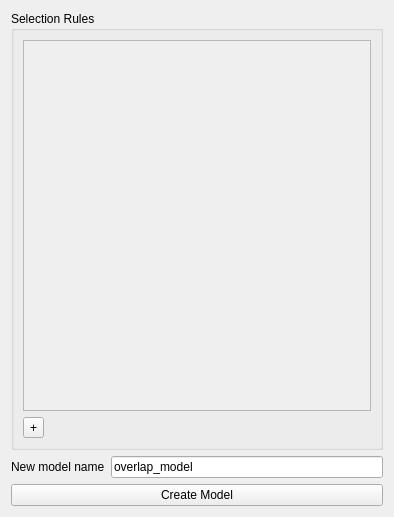
<?xml version="1.0" encoding="UTF-8"?>
<ui version="4.0">
 <class>Form</class>
 <widget class="QWidget" name="Form">
  <property name="geometry">
   <rect>
    <x>0</x>
    <y>0</y>
    <width>394</width>
    <height>517</height>
   </rect>
  </property>
  <property name="windowTitle">
   <string>Form</string>
  </property>
  <layout class="QVBoxLayout" name="verticalLayout">
   <item>
    <widget class="QGroupBox" name="groupBox">
     <property name="title">
      <string>Selection Rules</string>
     </property>
     <layout class="QVBoxLayout" name="verticalLayout_2">
      <item>
       <widget class="QScrollArea" name="scrollArea">
        <property name="widgetResizable">
         <bool>true</bool>
        </property>
        <property name="alignment">
         <set>Qt::AlignLeading|Qt::AlignLeft|Qt::AlignVCenter</set>
        </property>
        <widget class="QWidget" name="scrollAreaWidgetContents">
         <property name="geometry">
          <rect>
           <x>0</x>
           <y>0</y>
           <width>354</width>
           <height>382</height>
          </rect>
         </property>
         <layout class="QVBoxLayout" name="scrollAreaWidgetContentsLayout">
          <item>
           <spacer name="verticalSpacer">
            <property name="orientation">
             <enum>Qt::Vertical</enum>
            </property>
            <property name="sizeHint" stdset="0">
             <size>
              <width>20</width>
              <height>40</height>
             </size>
            </property>
           </spacer>
          </item>
         </layout>
        </widget>
       </widget>
      </item>
      <item>
       <widget class="QToolButton" name="addRule">
        <property name="toolTip">
         <string>Add rule</string>
        </property>
        <property name="styleSheet">
         <string notr="true"/>
        </property>
        <property name="text">
         <string>+</string>
        </property>
       </widget>
      </item>
     </layout>
    </widget>
   </item>
   <item>
    <layout class="QHBoxLayout" name="horizontalLayout_2">
     <item>
      <widget class="QLabel" name="label_4">
       <property name="text">
        <string>New model name</string>
       </property>
      </widget>
     </item>
     <item>
      <widget class="QLineEdit" name="newModelName">
       <property name="text">
        <string>overlap_model</string>
       </property>
      </widget>
     </item>
    </layout>
   </item>
   <item>
    <widget class="QPushButton" name="createModel">
     <property name="text">
      <string>Create Model</string>
     </property>
    </widget>
   </item>
  </layout>
 </widget>
 <resources/>
 <connections/>
</ui>
